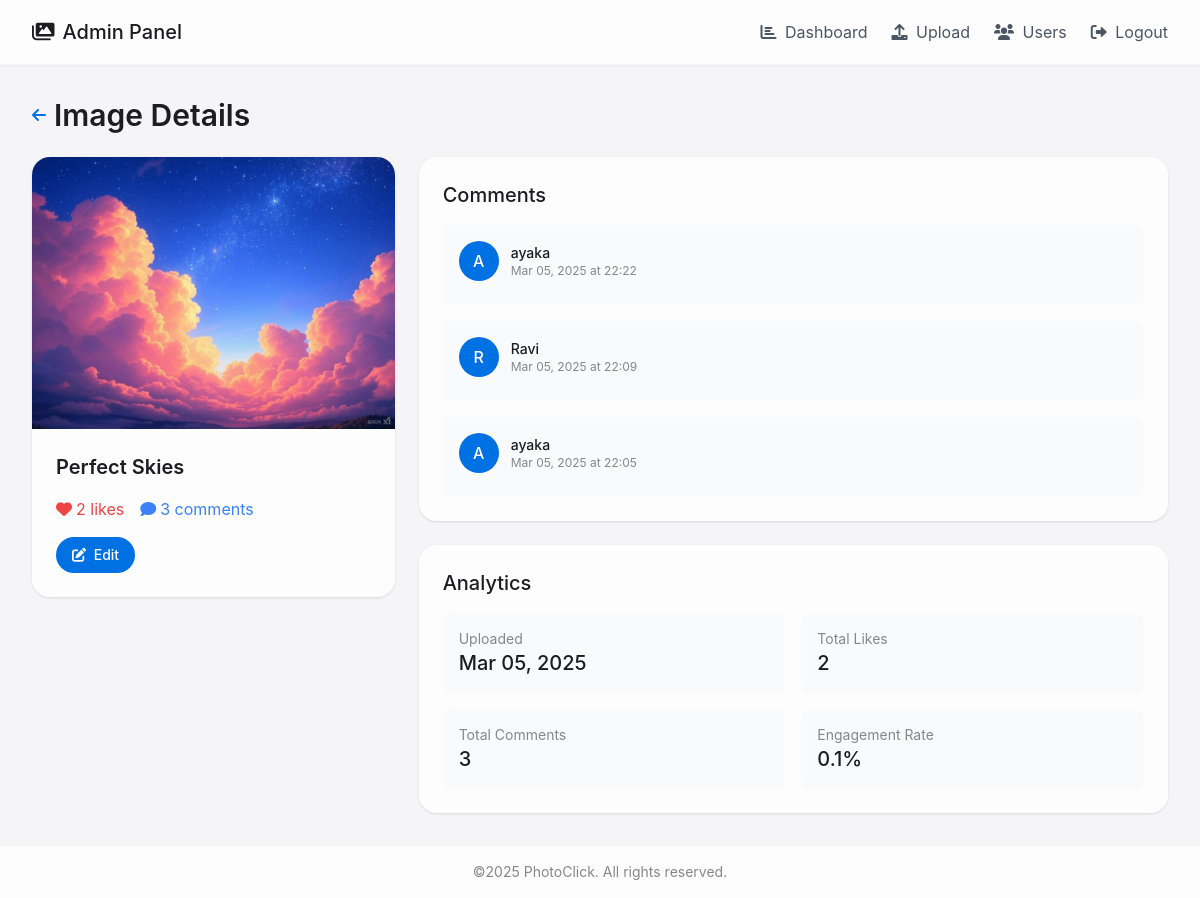
Page /admin/image/1 (signed in) on the committed database.
### app/models.py (models this page shows, shortened)
class Image(db.Model):
    __tablename__ = 'images'
    image_id = db.Column(db.Integer, primary_key=True)
    title = db.Column(db.String(255), nullable=False)
    desc = db.Column(db.Text, nullable=True)
    date = db.Column(db.DateTime, default=datetime.utcnow)  # ✅ Store as `datetime`
    location = db.Column(db.String(255), nullable=True)
    like_count = db.Column(db.Integer, default=0)
    comments = db.relationship('Comment', backref='image', lazy=True)
    likes = db.relationship('Like', backref='image', lazy=True)

class Comment(db.Model):
    __tablename__ = 'comments'
    comment_id = db.Column(db.Integer, primary_key=True)
    comment = db.Column(db.Text, nullable=False)
    created_at = db.Column(db.DateTime, default=datetime.utcnow)
    user_id = db.Column(db.Integer, db.ForeignKey('users.user_id'), nullable=False)
    image_id = db.Column(db.Integer, db.ForeignKey('images.image_id'), nullable=False)

class User(db.Model, UserMixin):
    __tablename__ = 'users'
    user_id = db.Column(db.Integer, primary_key=True)
    username = db.Column(db.String(80), unique=True, nullable=False)
    email = db.Column(db.String(120), unique=True, nullable=False)
    password = db.Column(db.String(128), nullable=False)
    comments = db.relationship('Comment', backref='user', lazy=True)
    likes = db.relationship('Like', backref='user', lazy=True)

### app/api/admin_routes.py (the view)
@admin_bp.route("/image/<int:image_id>")
def image_details(image_id):
    if not is_admin_logged_in():
        return redirect(url_for("api.admin_bp.admin_login"))
    image = Image.query.get_or_404(image_id)
    comments = Comment.query.filter_by(image_id=image_id).order_by(Comment.created_at.desc()).limit(5).all()
    likes = Like.query.filter_by(image_id=image_id).count()
    return render_template("admin/admin_image_details.html", image=image, comments=comments, likes=likes)

### app/api/admin_routes.py (called while the page is built)
@admin_bp.context_processor
def inject_admin_status():
    return dict(is_admin_logged_in=is_admin_logged_in)

### app/services/admin_auth.py (called while the page is built)
def is_admin_logged_in():
    return session.get("admin_logged_in", False)

### app/templates/admin/admin_image_details.html (shortened to what this page needs)
{% extends "admin/admin_base.html" %}
{% block content %}
    <div class="space-y-6">
        <div class="flex items-center">
            <a href="{{ url_for('api.admin_bp.dashboard') }}" class="text-apple-blue mr-2">
                <i class="fas fa-arrow-left"></i>
            </a>
            <h1 class="text-3xl font-semibold text-apple-dark">Image Details</h1>
        </div>
        <div class="grid grid-cols-1 md:grid-cols-3 gap-6">
            <div class="md:col-span-1">
                <div class="apple-card shadow overflow-hidden">
                    <img src="{{ url_for('static', filename=image.location.replace('static/', '')) }}"
                         alt="{{ image.title }}"
                         class="w-full h-auto object-cover">
                    <div class="p-6">
                        <h2 class="text-xl font-semibold text-apple-dark mb-2">{{ image.title }}</h2>
                        <div class="flex items-center space-x-4">
                        <span class="flex items-center text-red-500">
                            <i class="fas fa-heart mr-1"></i>
                            <span>{{ likes }} likes</span>
                        </span>
                            <span class="flex items-center text-blue-500">
                            <i class="fas fa-comment mr-1"></i>
                            <span>{{ comments|length }} comments</span>
                        </span>
                        </div>
                        <div class="flex mt-4 space-x-2">
                            <a href="{{ url_for('api.admin_bp.edit_image', image_id=image.image_id) }}"
                               class="apple-btn text-white px-4 py-2 text-sm font-medium">
                                <i class="fas fa-edit mr-1"></i> Edit
                            </a>
                        </div>
                    </div>
                </div>
            </div>
            <div class="md:col-span-2">
                <div class="apple-card p-6 shadow">
                    <h2 class="text-xl font-medium text-apple-dark mb-4">Comments</h2>
                    {% if comments %}
                        <div class="space-y-4">
                            {% for comment in comments %}
                                <div class="p-4 bg-gray-50 rounded-lg">
                                    <div class="flex justify-between items-start">
                                        <div class="flex items-center">
                                            <div class="h-10 w-10 rounded-full bg-apple-blue text-white flex items-center justify-center">
                                                <span class="font-medium">{{ comment.user.username[:1].upper() }}</span>
                                            </div>
                                            <div class="ml-3">
                                                <p class="text-sm font-medium text-apple-dark">{{ comment.user.username }}</p>
                                                <p class="text-xs text-apple-gray">{{ comment.created_at.strftime('%b %d, %Y at %H:%M') }}</p>
                                            </div>
                                        </div>
                                    </div>
                                </div>
                            {% endfor %}
                        </div>
                    {% else %}
                        <div class="text-center py-8">
                            <i class="fas fa-comment-slash text-4xl text-apple-gray mb-2"></i>
                            <p class="text-apple-gray">No comments yet</p>
                        </div>
                    {% endif %}
                </div>
                <div class="apple-card p-6 shadow mt-6">
                    <h2 class="text-xl font-medium text-apple-dark mb-4">Analytics</h2>
                    <div class="grid grid-cols-2 gap-4">
                        <div class="p-4 bg-gray-50 rounded-lg">
                            <p class="text-apple-gray text-sm">Uploaded</p>
                            <p class="text-xl font-medium text-apple-dark">{{ image.date.strftime('%b %d, %Y') }}</p>
                        </div>
                        <div class="p-4 bg-gray-50 rounded-lg">
                            <p class="text-apple-gray text-sm">Total Likes</p>
                            <p class="text-xl font-medium text-apple-dark">{{ likes }}</p>
                        </div>
                        <div class="p-4 bg-gray-50 rounded-lg">
                            <p class="text-apple-gray text-sm">Total Comments</p>
                            <p class="text-xl font-medium text-apple-dark">{{ comments|length }}</p>
                        </div>
                        <div class="p-4 bg-gray-50 rounded-lg">
                            <p class="text-apple-gray text-sm">Engagement Rate</p>
                            <p class="text-xl font-medium text-apple-dark">
                                {% set engagement = ((likes + comments|length) / 100)|round(1) %}
                                {{ engagement }}%
                            </p>
                        </div>
                    </div>
                </div>
            </div>
        </div>
    </div>
{% endblock %}

### app/templates/admin/admin_base.html (style rules this page uses)
body { font-family: -apple-system, BlinkMacSystemFont, 'Segoe UI', Roboto, Helvetica, Arial, sans-serif; }
.apple-btn { background-color: #0071e3; border-radius: 980px; padding: 0.25rem 1rem; transition: all 0.2s ease; }
.apple-card { border-radius: 18px; background-color: rgba(255, 255, 255, 0.8); backdrop-filter: blur(20px); -webkit-backdrop-filter: blur(20px); }

### rows in the picture
Image: location (picture), title "Perfect Skies", date "Mar 05, 2025"
Comment: user "A", user.username "ayaka", created_at "Mar 05, 2025 at 22:22"
Comment: user "R", user.username "Ravi", created_at "Mar 05, 2025 at 22:09"
Comment: user "A", user.username "ayaka", created_at "Mar 05, 2025 at 22:05"

### other values in the picture
{{ likes }} "2"
{{ comments|length }} "3"
{{ engagement }} "0.1"
